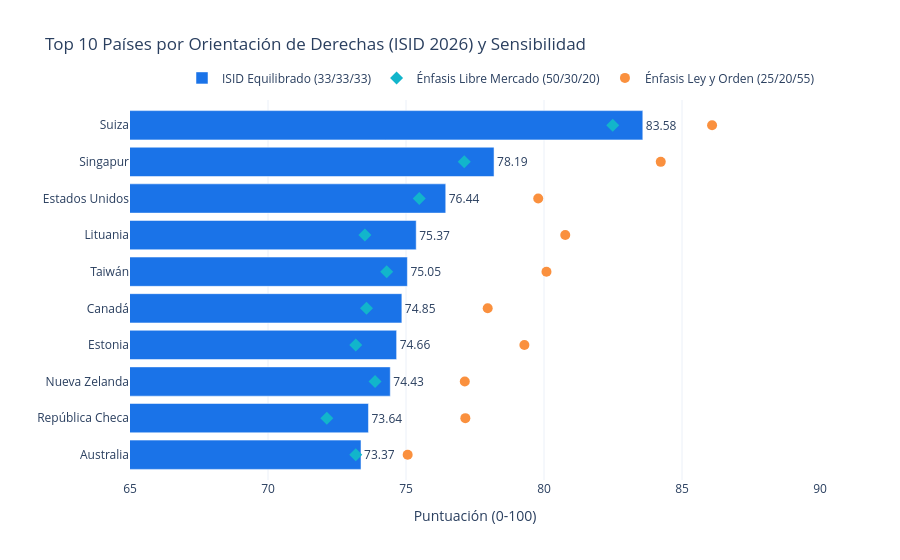

Notebook code for this chart:
### Code cell
# Gráfico 3: Ranking Top 10 ISID y análisis de sensibilidad por ponderación
top10_plot = top10.iloc[::-1]

fig3 = go.Figure()
fig3.add_trace(go.Bar(
    y=top10_plot['pais'],
    x=top10_plot['isid_calc'].round(2),
    orientation='h',
    name='ISID Equilibrado (33/33/33)',
    marker_color='#1A73E8',
    text=top10_plot['isid_calc'].round(2),
    textposition='outside'
))
fig3.add_trace(go.Scatter(
    y=top10_plot['pais'],
    x=top10_plot['isid_mercado_calc'].round(2),
    mode='markers',
    name='Énfasis Libre Mercado (50/30/20)',
    marker=dict(color='#12B5CB', size=10, symbol='diamond')
))
fig3.add_trace(go.Scatter(
    y=top10_plot['pais'],
    x=top10_plot['isid_orden_calc'].round(2),
    mode='markers',
    name='Énfasis Ley y Orden (25/20/55)',
    marker=dict(color='#FA903E', size=10, symbol='circle')
))

fig3.update_layout(
    title='Top 10 Países por Orientación de Derechas (ISID 2026) y Sensibilidad',
    xaxis=dict(title='Puntuación (0-100)', range=[65, 90]),
    yaxis=dict(title=''),
    template='plotly_white',
    legend=dict(orientation='h', yanchor='bottom', y=1.02, xanchor='right', x=1)
)
fig3.write_html(CHARTS_DIR / '03_ranking_isid_sensibilidad.html')
fig3.show()

### Figure 1 — Plotly figure (JSON) as saved in the notebook; plotly's stock layout.template omitted (floating-point values rounded to 4 significant figures)
{"data": [{"marker": {"color": "#1A73E8"}, "name": "ISID Equilibrado (33/33/33)", "orientation": "h", "text": [73.37, 73.64, 74.43, 74.66, 74.85, 75.05, 75.37, 76.44, 78.19, 83.58], "textposition": "outside", "type": "bar", "x": [73.37, 73.64, 74.43, 74.66, 74.85, 75.05, 75.37, 76.44, 78.19, 83.58], "y": ["Australia", "República Checa", "Nueva Zelanda", "Estonia", "Canadá", "Taiwán", "Lituania", "Estados Unidos", "Singapur", "Suiza"]}, {"marker": {"color": "#12B5CB", "size": 10, "symbol": "diamond"}, "mode": "markers", "name": "Énfasis Libre Mercado (50/30/20)", "type": "scatter", "x": [73.18, 72.13, 73.88, 73.18, 73.57, 74.3, 73.51, 75.48, 77.11, 82.49], "y": ["Australia", "República Checa", "Nueva Zelanda", "Estonia", "Canadá", "Taiwán", "Lituania", "Estados Unidos", "Singapur", "Suiza"]}, {"marker": {"color": "#FA903E", "size": 10, "symbol": "circle"}, "mode": "markers", "name": "Énfasis Ley y Orden (25/20/55)", "type": "scatter", "x": [75.06, 77.15, 77.13, 79.29, 77.96, 80.09, 80.77, 79.79, 84.23, 86.09], "y": ["Australia", "República Checa", "Nueva Zelanda", "Estonia", "Canadá", "Taiwán", "Lituania", "Estados Unidos", "Singapur", "Suiza"]}], "layout": {"legend": {"orientation": "h", "x": 1, "xanchor": "right", "y": 1.02, "yanchor": "bottom"}, "title": {"text": "Top 10 Países por Orientación de Derechas (ISID 2026) y Sensibilidad"}, "xaxis": {"range": [65, 90], "title": {"text": "Puntuación (0-100)"}}, "yaxis": {"title": {"text": ""}}}}
